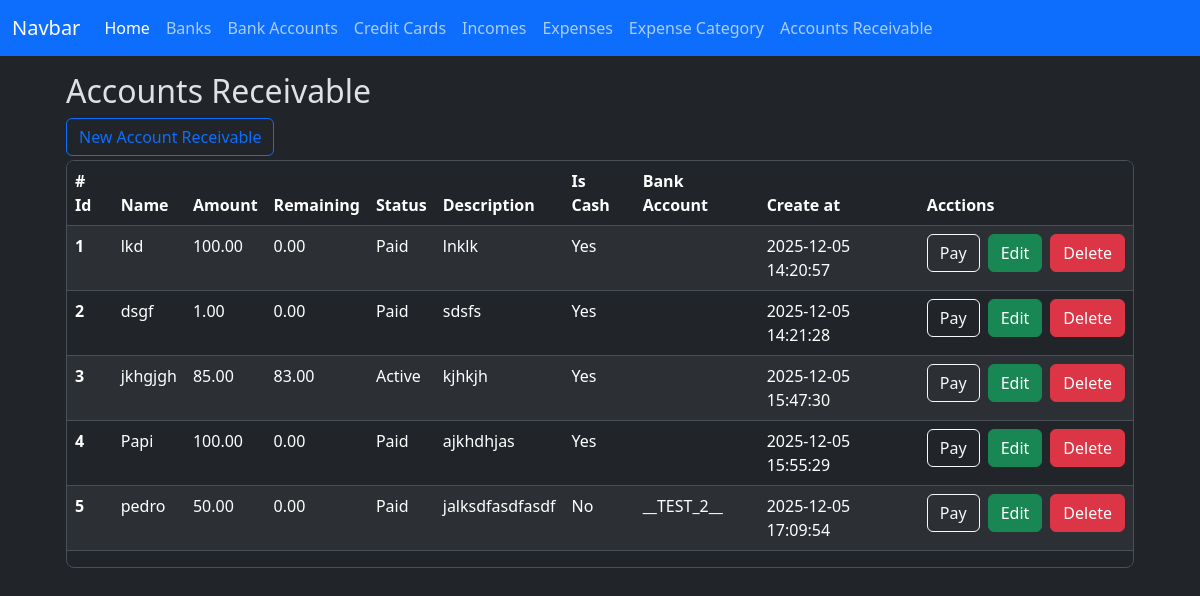
Before: /accounts_receivable/index with the older database file.
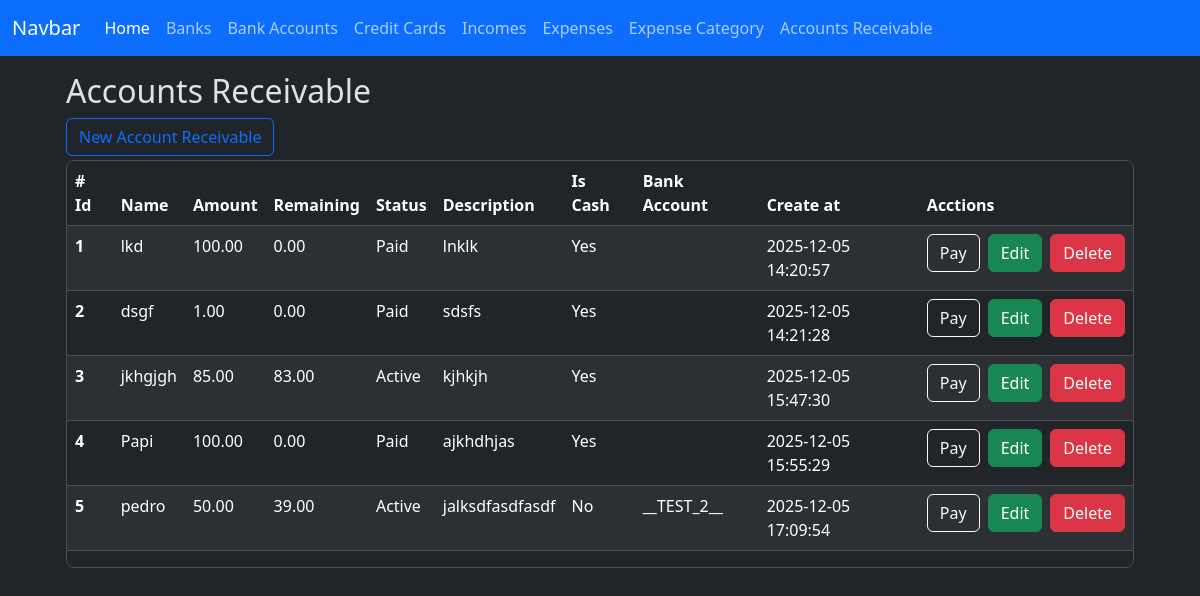
After: the same page with the newer database file.
### app/models/loan.py (models this page shows)
class Loan(db.Model):
    __tablename__ = 'loans'
    id = db.Column(db.Integer, primary_key=True)
    person_name = db.Column(db.String(100), nullable=False)
    amount = db.Column(db.Numeric(10, 2), nullable=False)
    is_active = db.Column(db.Boolean, default=True)
    is_cash = db.Column(db.Boolean)
    bank_account_id = db.Column(db.Integer, db.ForeignKey('bank_accounts.id'))
    created_at = db.Column(db.DateTime(timezone=True), server_default=func.now())
    updated_at = db.Column(db.DateTime(timezone=True), onupdate=func.now())
    description = db.Column(db.String(200))
    loan_payments = relationship('LoanPayment', back_populates='loan')
    bank_account = relationship('BankAccount', back_populates='loans')
    def total_payments(self):
        db.session.refresh(self)
        total = Decimal(0.0)
        for payment in self.loan_payments:
            total += payment.amount
        return total
    def remaining_amount(self):
        db.session.refresh(self)
        remaining = self.amount - self.total_payments()
        if remaining < 0:
            return Decimal("0.00")
        return remaining.quantize(Decimal("0.00"))

### app/models/loan_payment.py (models this page shows)
class LoanPayment(db.Model):
    __tablename__ = 'loan_payment'
    id = db.Column(db.Integer, primary_key=True)
    amount = db.Column(db.Numeric(10,2), nullable=False)
    is_cash = db.Column(db.Boolean, nullable=False)
    loan_id = db.Column(db.Integer, db.ForeignKey('loans.id'))
    bank_account_id = db.Column(db.Integer, db.ForeignKey('bank_accounts.id', name='bank_account_id'))
    created_at = db.Column(db.DateTime(timezone=True), server_default=func.now())
    updated_at = db.Column(db.DateTime(timezone=True), onupdate=func.now())
    loan = relationship('Loan', back_populates='loan_payments')
    bank_account = relationship('BankAccount', back_populates='loan_payments')

### app/models/bank_account.py (models this page shows)
class BankAccount(db.Model):
    __tablename__ = 'bank_accounts'
    id = db.Column(db.Integer, primary_key=True)
    nick_name = db.Column(db.String(120))
    amount_available = db.Column(db.Numeric(10, 2), nullable=False)
    is_active = db.Column(db.Boolean, default=True)
    account_number = db.Column(db.Integer, nullable=True)
    bank_id = db.Column(db.Integer, db.ForeignKey('banks.id'))
    created_at = db.Column(db.DateTime(timezone=True), server_default=func.now())
    updated_at = db.Column(db.DateTime(timezone=True), onupdate=func.now())
    bank = relationship('Bank', back_populates='bank_accounts')
    expenses = relationship('Expense', back_populates='bank_account')
    incomes = relationship('Income', back_populates='bank_account')
    loans = relationship('Loan', back_populates='bank_account')
    loan_payments = relationship('LoanPayment', back_populates='bank_account')

### app/routes/accounts_receivable_routes.py (the view)
@accounts_receivable_bp.route('/index', methods=['GET'])
def index():
    loans = Loan.query.all()
    bank_accounts = BankAccount.query.all()
    context = {
        'loans': loans,
        'bank_accounts': bank_accounts,
    }
    return render_template('accounts_receivable/index.html', **context)

### app/templates/accounts_receivable/index.html (shortened to what this page needs)
{% extends 'layout.html' %}
{% block content %}
    <div class="container w-100">
        <h2>Accounts Receivable</h2>
        <button type="button" class="btn btn-outline-primary" data-bs-toggle="modal" data-bs-target="#create-account-receivable">New Account Receivable</button>
        <div class="table-responsive overflow-y-auto border rounded-3 mt-1" style="max-height: 457px;">
            <table class="table table-striped  table-hover">
                <thead class="sticky-top">
                    <tr>
                    <th scope="col"># Id</th>
                    <th scope="col">Name</th>
                    <th scope="col">Amount</th>
                    <th scope="col">Remaining</th>
                    <th scope="col">Status</th>
                    <th scope="col">Description</th>
                    <th scope="col">Is Cash</th>
                    <th scope="col">Bank Account</th>
                    <th scope="col">Create at</th>
                    <th scope="col">Acctions</th>
                    </tr>
                </thead>
                <tbody>
                  {% for loan in loans %}
                    <tr class="loan-row" data-loan-id="{{ loan.id }}" data-url-associated-records = "{{ url_for('accounts_receivable.associated_records', loan_id=loan.id) }}">
                        <th scope="row">{{ loan.id }}</th>
                        <td>{{ loan.person_name }}</td>
                        <td>{{ loan.amount }}</td>
                        <td> {{ loan.remaining_amount() }} </td>
                        <td>{{ 'Active' if loan.is_active else 'Paid'  }}</td>
                        <td>{{ loan.description }}</td>
                        <td>{{ 'Yes' if loan.is_cash else 'No'  }}</td>
                        <td>{{ loan.bank_account.nick_name }}</td>
                        <td>{{ loan.created_at }}</td>
                        <td>
                            <div class="d-flex gap-2">
                                <button
                                    id=""
                                    type="button"
                                    data-bs-toggle="modal"
                                    data-bs-target="#pay-account-receivable"
                                    class="btn btn-outline-light"
                                    data-loan-id="{{ loan.id }}"
                                >
                                Pay
                                </button>
                                <button
                                    type="button"
                                    class="btn btn-success"
                                    data-bs-toggle="modal"
                                    data-bs-target="#edit-account-receivable"
                                    data-loan-id="{{ loan.id }}"
                                    data-amount="{{ loan.amount }}"
                                    data-is-cash="{{ loan.is_cash }}"
                                    data-is-active="{{ loan.is_active }}"
                                    data-description="{{ loan.description }}"
                                    data-person-name="{{ loan.person_name }}"
                                    data-bank-account-id="{{ loan.bank_account_id }}"
                                >
                                Edit
                                </button>
                                <a href="{{ url_for('accounts_receivable.delete_loan', loan_id=loan.id) }}" class="btn btn-danger">Delete</a>
                            </div>
                        </td>
                    </tr>
                  {% endfor %}
                </tbody>
            </table>
        </div>
    </div>
<link href="https://cdn.jsdelivr.net/npm/@sweetalert2/theme-dark@5/dark.css" rel="stylesheet">
{% endblock %}

Changed rows visible on the page:
changed Loan "pedro": remaining_amount "0.00" → "39.00"; is_active "Paid" → "Active"
